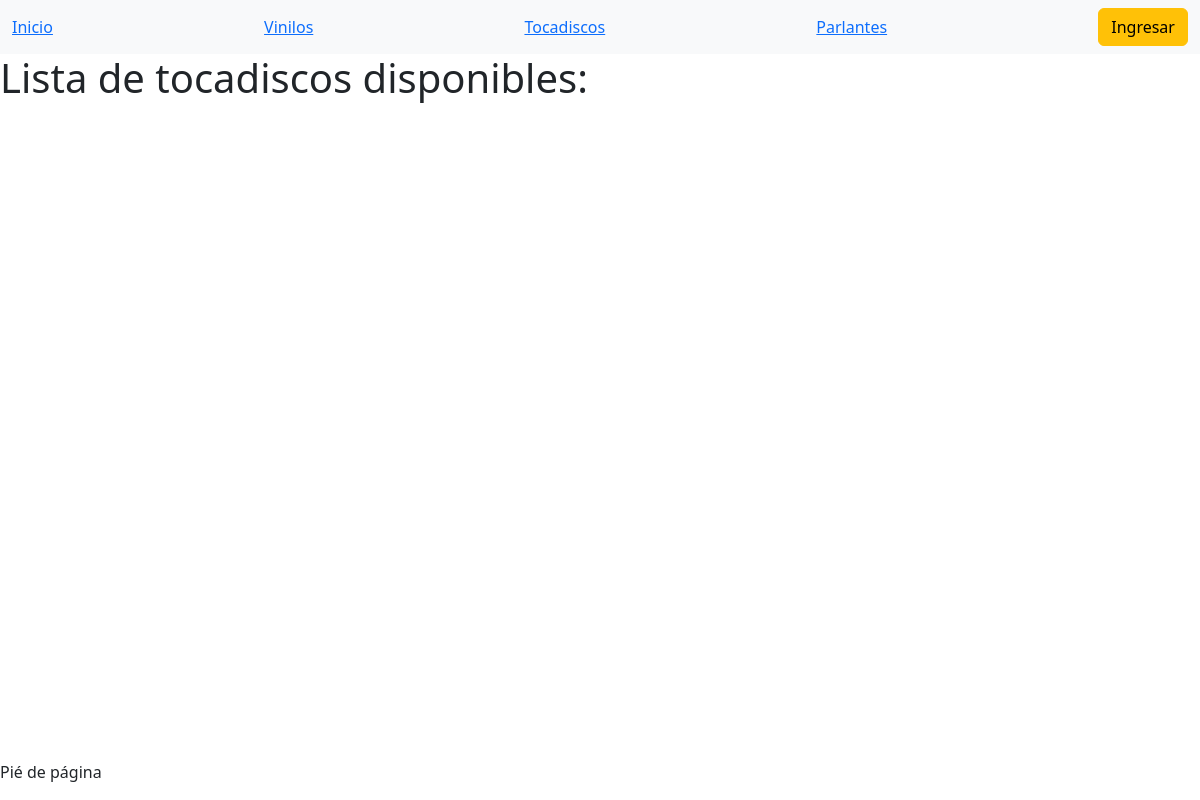
The app's page /base/reproductor/, older data.
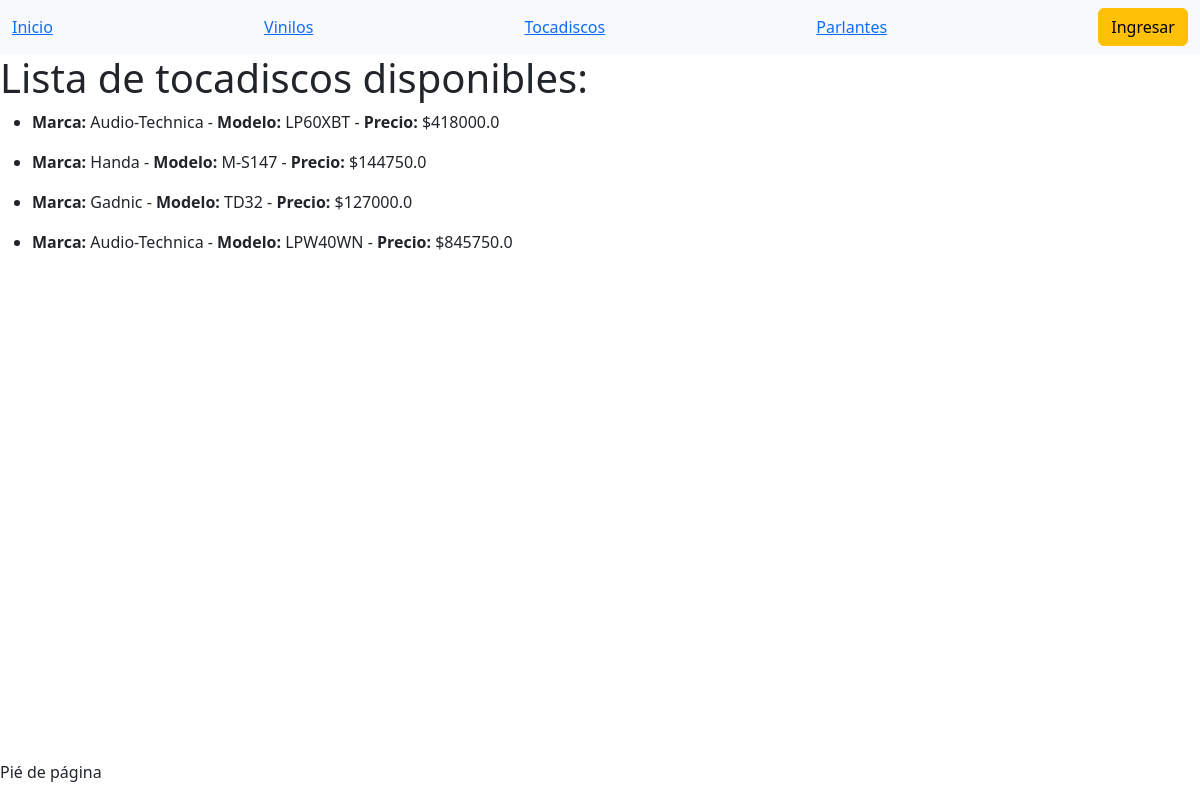
The same page, newer data.
### base/models.py (models this page shows)
class Reproductor(models.Model):
    marca = models.CharField(max_length=50)
    modelo = models.CharField(max_length=50)
    precio = models.FloatField()

### base/views.py (the view)
# urls.py: path('reproductor/', ventana_reproductor, name='reproductor'),
def ventana_reproductor(request):
    reproductor = Reproductor.objects.all()
    contexto = {'rep': reproductor}
    return render(request, 'ventanas/reproductor.html', contexto)

### base/templates/ventanas/reproductor.html
{% extends 'ventanas/base.html' %}
{% load static %}
{% block contenido %}
<h1>Lista de tocadiscos disponibles:</h1>
    {% for reproductor in rep %}
    <ul>
        <li><strong>Marca: </strong>{{ reproductor.marca }} - <strong>Modelo: </strong>{{ reproductor.modelo }} -
        <strong>Precio: </strong>${{ reproductor.precio }}</li>
    </ul>
    {% endfor %}
{% endblock %}

Row changes from the older to the newer data that the page shows:
added Reproductor: marca "Audio-Technica", modelo "LP60XBT", precio "418000.0"
added Reproductor: marca "Handa", modelo "M-S147", precio "144750.0"
added Reproductor: marca "Gadnic", modelo "TD32", precio "127000.0"
added Reproductor: marca "Audio-Technica", modelo "LPW40WN", precio "845750.0"
